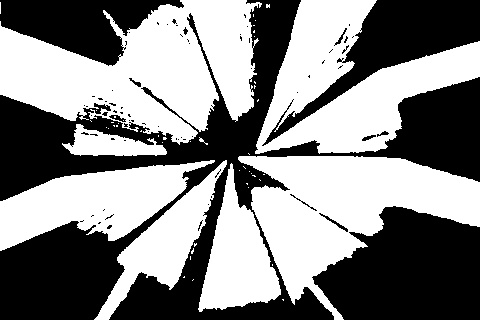
#> input picture 2-Exercise_DIP/ex_14/dataset/images/a.jpg, 480 x 320 px, found by its file name; its folder holds only this picture in this run
$ jupyter execute --allow-errors FCVS_Feb23_DIP_Ex14_Elham_Khosravi.ipynb
#> lines starting #> are read from the running program, lines starting #| are printed output that depends on the picture; after the words box and inside, x2 and y2 are one past the last pixel; in counts of white or black regions, pixels touching at a corner belong together
##        Exercise 14

[cell 1]
import cv2
import os, sys
import numpy as np
import matplotlib.pyplot as plt

### Exercise 01 :

[cell 2]
# Open a file
path = "C:\\Users\\intel\\Music\\Filoger\\AI\\Exercise\\DIP\\images"
dirs = os.listdir( path )
print(dirs)
print('')

# This would print all the files and directories
for file in dirs:
    print (file)

### Exercise 02 :

[cell 3]
def CheckForNums_ImageCanbeNeartoBinary(list1, val1, val2):

    for x in list1:
        if x < val1 or val2 < x:
            return True
    return False

[cell 4]
def CheckFileType(img): # Color:3 , gray:2 , near binary:1 , -1:others

    count_Color = np.count_nonzero(np.unique(img))
    img_unique = np.unique(img)
    #print(count_Color)
    #print(img_unique)

    if(len(img.shape)<3):
        if count_Color <= 20 and CheckForNums_ImageCanbeNeartoBinary(img_unique, 10, 245):
            return 1
        else:
            return 2
    elif len(img.shape)==3:
        return 3
    else:
        return -1

[cell 5]
for file in dirs:
    img = cv2.imread(r'images/' + file , cv2.IMREAD_UNCHANGED)
#> img is the input picture: shape (320, 480); min 0, max 255, mean 133.8
    print("image ", file ," shape is", img.shape)
#| image  a.jpg  shape is (320, 480)

    rslt = CheckFileType(img)
#> in CheckFileType, `count_Color = np.count_nonzero(np.unique(img))`: count_Color = 16
#> in CheckFileType, `img_unique = np.unique(img)`: img_unique = 17 values from 0 to 255
#> the loop in CheckForNums_ImageCanbeNeartoBinary, `for x in list1:` made 1 pass
#> rslt = 1
    if rslt == 1:
        print('shape is gray and near to binary')
    elif rslt == 2:
        print ('shape is gray')
    elif rslt == 3:
        print ('shape is Color(RGB)')
    else:
        print ('shape is others')

    print('count of color in image is :' ,np.count_nonzero(np.unique(img)) )
#| count of color in image is : 16
    print(' ')

[cell 6]
img = cv2.imread(r'images/' + 'e.jpg')
#> (the rest of this cell did not finish here and is left out)

### Exercise 03 :

[cell 7]
def showWithAndWithoutContrast(img):
    plt.figure(figsize=(7, 7))

    img = cv2.cvtColor(img, cv2.COLOR_BGR2RGB)

    plt.subplot(2,2,1)
    plt.imshow(img)
    plt.title('original image')
    plt.axis('off')

    img_grey = cv2.cvtColor(img, cv2.COLOR_RGB2GRAY)
    img_grey2 = cv2.cvtColor(img, cv2.COLOR_BGR2GRAY)

    plt.subplot(2,2,3)
    plt.imshow(img_grey2, cmap='gray')
    plt.title('gray image   BGR2GRAY')
    plt.axis('off')

    plt.subplot(2,2,4)
    plt.imshow(img_grey, cmap='gray')
    plt.title('gray image   RGB2GRAY')
    plt.axis('off')

    Max_Color_gray = np.max(np.unique(img_grey))
    img_grey_contrast = Max_Color_gray - img_grey

    plt.subplot(2,2,2)
    plt.imshow(img_grey_contrast, cmap='gray')
    plt.title('img_RGB2GRAY_contrast')
    plt.axis('off')

[cell 8]
for file in dirs:
    img = cv2.imread(r'images/' + file , cv2.IMREAD_UNCHANGED)

    if len(img.shape)==3:
        print("Shape of image  ", file ,"  is", img.shape,'shape is Color(RGB)')

        showWithAndWithoutContrast(img)

### Exercise 04 :

[cell 9]
i = 1
plt.figure(figsize=(16, 10))

for file in dirs:
    img = cv2.imread(r'images/' + file , cv2.IMREAD_UNCHANGED)

    if(len(img.shape) < 3):

        plt.subplot(5, 4, i)
        plt.imshow(img, cmap='gray')
        plt.title('base image ' + file +  ' : gray/binary')
        plt.axis('off')

        ret,thresh = cv2.threshold(img, 70, 255, cv2.THRESH_BINARY)
#> thresh: shape (320, 480); 52.5% white; 74 black regions (62 under 20 px), largest, box (x1, y1, x2, y2) and area: (0, 0, 480, 320) 43095, (312, 206, 480, 320) 14222, (262, 0, 480, 146) 8423
        i = i + 1

        plt.subplot(5, 4, i)
        plt.imshow(img, cmap='gray')
        plt.title('gray')
        plt.axis('off')

        i = i + 1

        plt.subplot(5, 4, i)
        plt.imshow(thresh, cmap='gray')
        plt.title('binary')
        plt.axis('off')

        i = i + 1

        Max_thresh = np.max(np.unique(thresh))
#> Max_thresh = 255
        thresh_contrast = Max_thresh - thresh
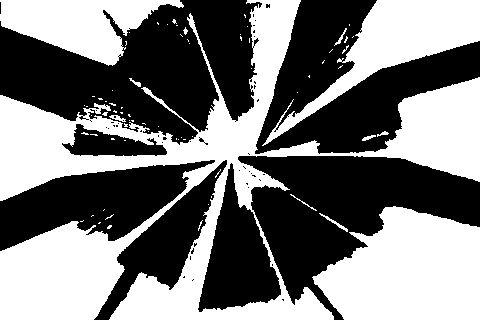
#> thresh_contrast: shape (320, 480); 47.5% white; 74 white regions (62 under 20 px), largest, box (x1, y1, x2, y2) and area: (0, 0, 480, 320) 43095, (312, 206, 480, 320) 14222, (262, 0, 480, 146) 8423

        plt.subplot(5, 4, i)
        plt.imshow(thresh_contrast, cmap='gray')
        plt.title('binary_contrast')
        plt.axis('off')

        i = i + 1

        print('', file)
        print('number of color in gray file : ')
        print(np.count_nonzero(np.unique(img)))
#| 16
        print('number of color in binary file : ')
        print(np.unique(thresh))
#| [  0 255]
        print('')
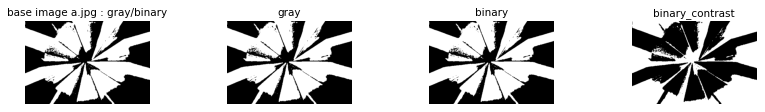
#> figure drawn by matplotlib, 4 panels

### Exercise 05 :

[cell 10]
i = 1
plt.figure(figsize=(12, 10))

for file in dirs:

    img = cv2.imread(r'images/' + file , cv2.IMREAD_UNCHANGED)
    rslt = CheckFileType(img)
#> the loop in CheckForNums_ImageCanbeNeartoBinary (call 2), `for x in list1:` made 1 pass
    if rslt == 1: #near to binary

        plt.subplot(5, 2, i)
        plt.imshow(img, cmap='gray')
        plt.title('base image ' + file + ' : near to binary')
        plt.axis('off')

        i = i + 1

        Max_thresh = np.max(np.unique(img))
        binary_contrast = Max_thresh - img

        plt.subplot(5, 2, i)
        plt.imshow(binary_contrast, cmap='gray')
        plt.title('binary_contrast')
        plt.axis('off')

        i = i + 1
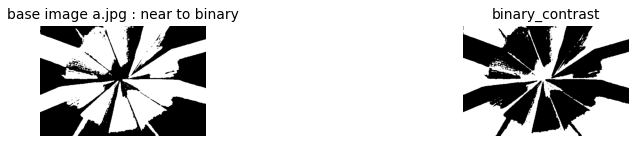
#> figure drawn by matplotlib, 2 panels
